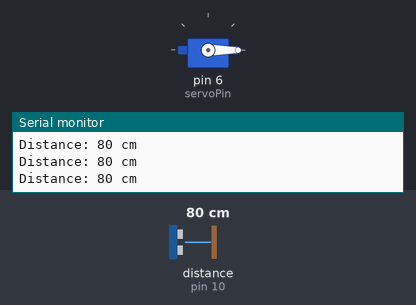
Bench run of a sketch on a simulated Arduino Uno, built with avr-gcc and run on an emulated ATmega328P. Shown: servo, the last lines printed to the serial monitor. Wiring (inferred from the names in the program): ultrasonic range finder: trigger pin 9; echo pin 10. Inputs (shaded band) come from the test bench; at power-on: distance to the obstacle (sensor on pin 10) 80 cm. The echo pulse lasts 58.3 µs per cm.

Above: at 1.2 s.
1.3 s: distance to the obstacle (sensor on pin 10) set to 51 cm
4.3 s: distance to the obstacle (sensor on pin 10) set to 41 cm
At 5.2 s:
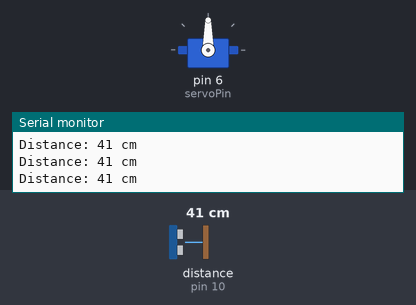
5.9 s: distance to the obstacle (sensor on pin 10) set to 60 cm
At 7.1 s:
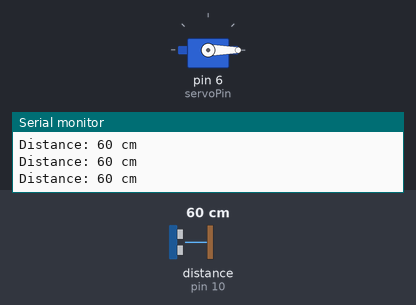
7.4 s: distance to the obstacle (sensor on pin 10) set to 2 cm
At 8.3 s:
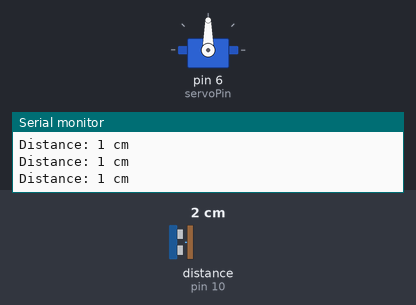
Timing chart, 0 to 10.0 s (numbered marks = the images above; inputs shaded):
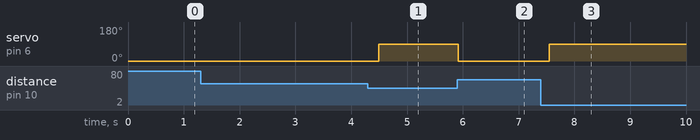

Measured:
- the behaviour switches between 46 and 45 cm on distance to the obstacle (sensor on pin 10) (found by bisection; images 0 and 1)
- after the input at 4.3 s, servo on pin 6 (servoPin): 0° → 90° after 0.20 s
- after the input at 5.9 s, servo on pin 6 (servoPin): 90° → 0° at once
- after the input at 7.4 s, servo on pin 6 (servoPin): 0° → 90° after 0.15 s

The sketch:

Arduino.ino
```cpp
#include <Servo.h>

const int trigPin = 9;      // Ultrasonic sensor trigger pin
const int echoPin = 10;     // Ultrasonic sensor echo pin
const int servoPin = 6;     // Servo motor control pin


Servo myServo;
long duration; //variables
int distance; //variables

const int openDistance = 45;  // Distance threshold in cm to open the lid
const int openAngle = 90;     // Servo angle to open lid
const int closeAngle = 0;     // Servo angle to close lid

void setup() {
  Serial.begin(9600);
  pinMode(trigPin, OUTPUT);
  pinMode(echoPin, INPUT);

  myServo.attach(servoPin);
  myServo.write(closeAngle);  // Start with lid closed
}

void loop() {
  // Clear the trigPin by setting it LOW:
  digitalWrite(trigPin, LOW);
  delayMicroseconds(2);

  // Trigger the sensor by setting the trigPin HIGH for 10 microseconds:
  digitalWrite(trigPin, HIGH);
  delayMicroseconds(10);
  digitalWrite(trigPin, LOW);

  // Read the echoPin, returns the sound wave travel time in microseconds
  duration = pulseIn(echoPin, HIGH);

  // Calculate the distance:
  distance = duration * 0.0347 / 2; //using echo distance

  Serial.print("Distance: ");
  Serial.print(distance);
  Serial.println(" cm");

  // Check if distance is less than threshold to open the lid
  if (distance > 0 && distance <= openDistance) {
    myServo.write(openAngle);  // Open the lid
  } else {
    myServo.write(closeAngle); // Close the lid
  }

  delay(200); // Small delay for stability
}
```
